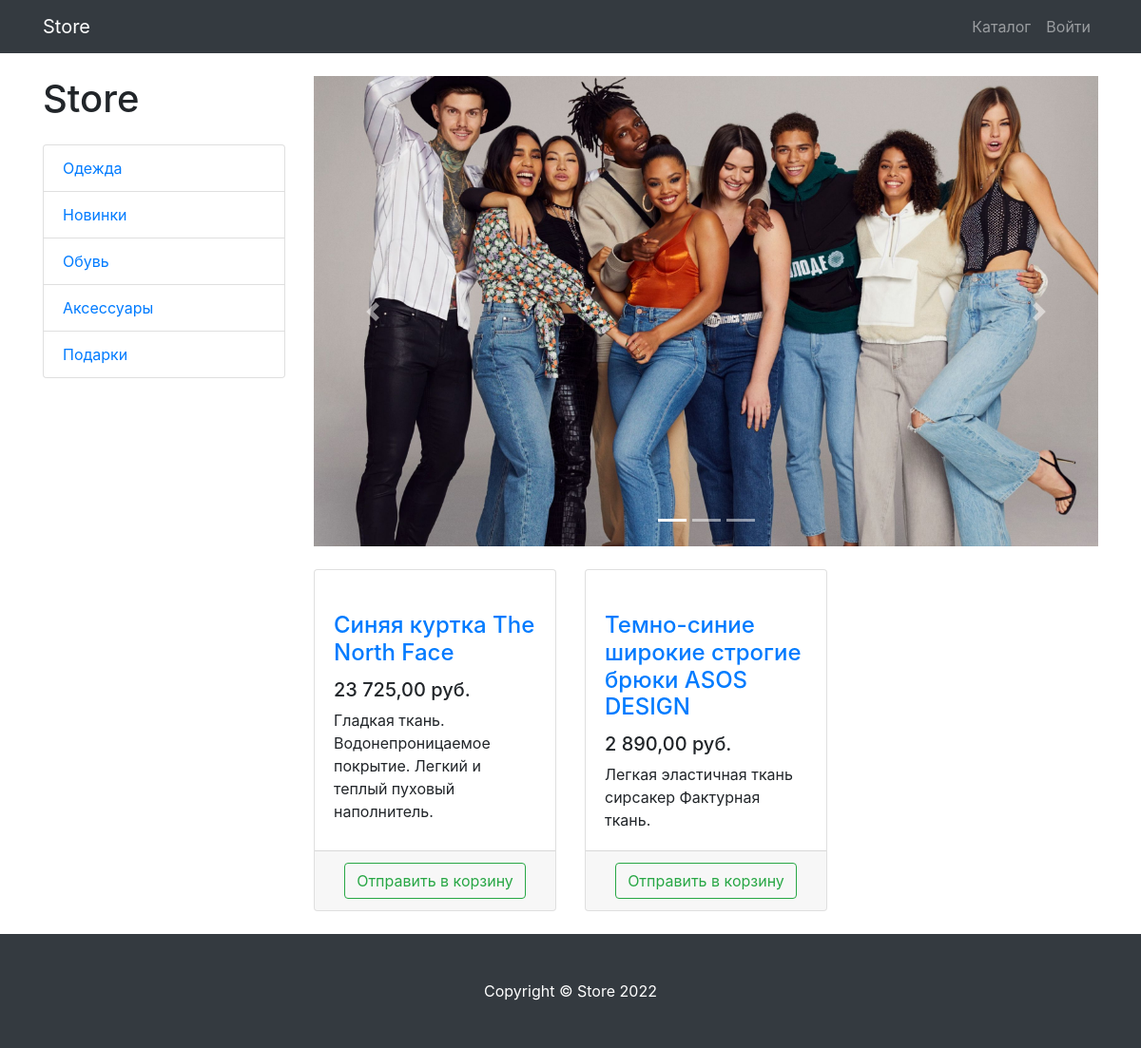
Screenshot of /products/category/2/ with the database file from the repository.
### store-server-django-master/products/models.py (models this page shows, shortened)
class ProductCategory(models.Model):
    name = models.CharField(max_length=128, unique=True)
    description = models.TextField(null=True, blank=True)
    class Meta:
        verbose_name = 'category'
        verbose_name_plural = 'categories'

class Product(models.Model):
    name = models.CharField(max_length=256)
    description = models.TextField()
    price = models.DecimalField(max_digits=8, decimal_places=2)
    quantity = models.PositiveIntegerField(default=0)
    image = models.ImageField(upload_to='products_images', null=True, blank=True)
    stripe_product_price_id = models.CharField(max_length=128, null=True, blank=True)
    category = models.ForeignKey(to=ProductCategory, on_delete=models.CASCADE)
    class Meta:
        verbose_name = 'product'
        verbose_name_plural = 'products'

### store-server-django-master/products/views.py (the view)
# urls.py: path('', ProductsListView.as_view(), name='index'),
class ProductsListView(TitleMixin, ListView):
    model = Product
    template_name = 'products/products.html'
    paginate_by = 3
    title = 'Store - Каталог'
    def get_queryset(self):
        queryset = super(ProductsListView, self).get_queryset()
        category_id = self.kwargs.get('category_id')
        return queryset.filter(category_id=category_id) if category_id else queryset
    def get_context_data(self, *, object_list=None, **kwargs):
        context = super(ProductsListView, self).get_context_data()
        context['categories'] = ProductCategory.objects.all()
        return context

### store-server-django-master/common/views.py (called while the page is built)
    def get_context_data(self, **kwargs):
        context = super(TitleMixin, self).get_context_data(**kwargs)
        context['title'] = self.title
        return context

### store-server-django-master/products/context_processors.py (called while the page is built)
def baskets(request):
    user = request.user
    return {'baskets': Basket.objects.filter(user=user) if user.is_authenticated else []}

### store-server-django-master/products/templates/products/products.html (shortened to what this page needs)
{% extends 'products/base.html' %}
{% load static cache humanize %}
{% block css %}
    <link href="{% static 'vendor/css/products.css' %}" rel="stylesheet">
{% endblock %}
{% block content %}
    <div class="container">
        <div class="row">
            <div class="col-lg-3">
                <h1 class="my-4">Store</h1>
                <div class="list-group">
                    {% for category in categories %}
                        <a href="{% url 'products:category' category.id %}" class="list-group-item">
                            {{ category.name }}
                        </a>
                    {% endfor %}
                </div>
            </div>
            <div class="col-lg-9">
                <div id="carouselExampleIndicators" class="carousel slide my-4" data-ride="carousel">
                    <ol class="carousel-indicators">
                        <li data-target="#carouselExampleIndicators" data-slide-to="0" class="active"></li>
                        <li data-target="#carouselExampleIndicators" data-slide-to="1"></li>
                        <li data-target="#carouselExampleIndicators" data-slide-to="2"></li>
                    </ol>
                    <div class="carousel-inner" role="listbox">
                        <div class="carousel-item active">
                            <img class="d-block img-fluid" src="/static/vendor/img/slides/slide-1.jpg"
                                 alt="First slide">
                        </div>
                    </div>
                    <a class="carousel-control-prev" href="#carouselExampleIndicators" role="button" data-slide="prev">
                        <span class="carousel-control-prev-icon" aria-hidden="true"></span>
                    </a>
                    <a class="carousel-control-next" href="#carouselExampleIndicators" role="button" data-slide="next">
                        <span class="carousel-control-next-icon" aria-hidden="true"></span>
                    </a>
                </div>
                <div class="row">
                    {% for product in object_list %}
                        <div class="col-lg-4 col-md-6 mb-4">
                            <div class="card h-100">
                                <a href="#">
                                </a>
                                <div class="card-body">
                                    <h4 class="card-title">
                                        <a href="#">{{ product.name }}</a>
                                    </h4>
                                    <h5>{{ product.price|intcomma }} руб.</h5>
                                    <p class="card-text">{{ product.description }}</p>
                                </div>
                                <div class="card-footer text-center">
                                    <a class="btn btn-outline-success"
                                       href="{% url 'products:basket_add' product.id %}">
                                        Отправить в корзину
                                    </a>
                                </div>
                            </div>
                        </div>
                    {% endfor %}
                </div>
            </div>
        </div>
    </div>
{% endblock %}
{% block footer %}
    <footer class="py-5 bg-dark">
        <div class="container">
            <p class="m-0 text-center text-white">Copyright &copy; Store 2022</p>
        </div>
    </footer>
{% endblock %}

### rows the page displays
ProductCategory: name "Одежда"
ProductCategory: name "Новинки"
ProductCategory: name "Обувь"
ProductCategory: name "Аксессуары"
ProductCategory: name "Подарки"
Product: name "Синяя куртка The North Face", price "23 725,00", description "Гладкая ткань. Водонепроницаемое покрытие. Легкий и теплый пуховый наполнитель."
Product: name "Темно-синие широкие строгие брюки ASOS DESIGN", price "2 890,00", description "Легкая эластичная ткань сирсакер Фактурная ткань."
